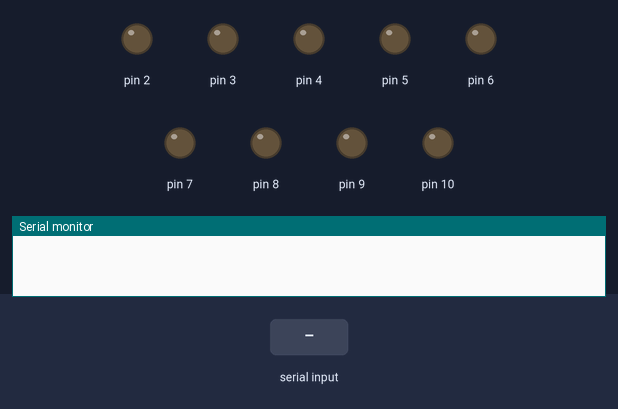
The sketch below on a simulated Arduino Uno, built with avr-gcc and run on an emulated ATmega328P. Shown: output pins drawn as LEDs (lit = HIGH), the last lines printed to the serial monitor. The test bench sets the inputs (shaded band).

Above: at 1.2 s.
1.3 s: "1" received over Serial
At 1.6 s:
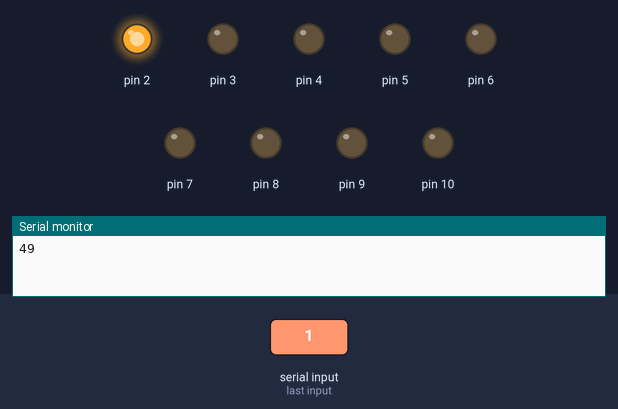
2.8 s: "2" received over Serial
At 3.9 s:
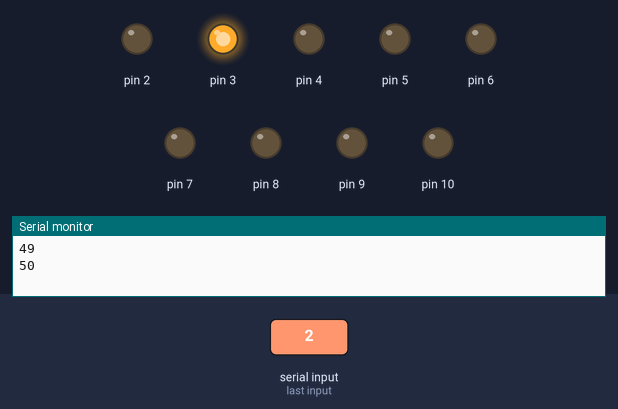
4.3 s: "3" received over Serial
At 5.1 s:
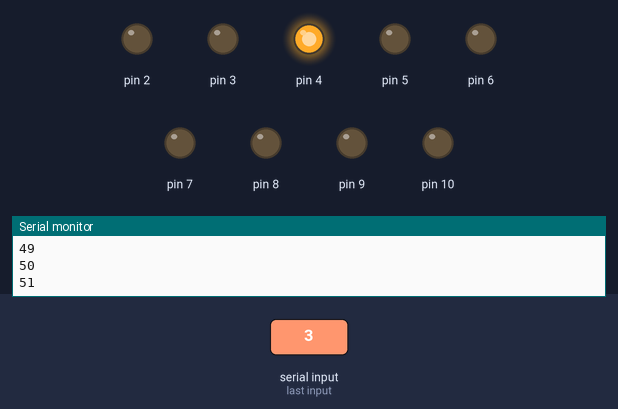
5.8 s: "4" received over Serial
At 6.2 s:
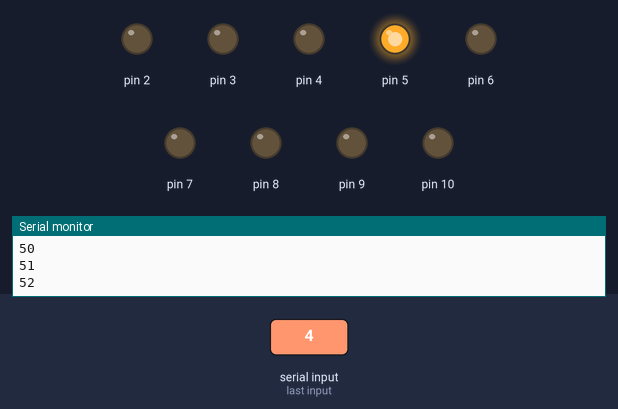
7.3 s: "5" received over Serial
At 8.5 s:
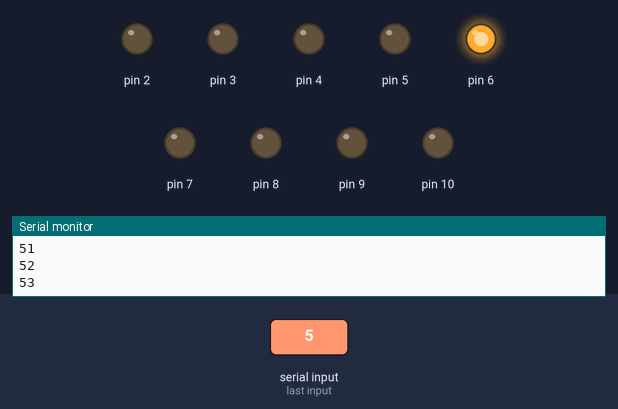
8.8 s: "6" received over Serial
At 9.7 s:
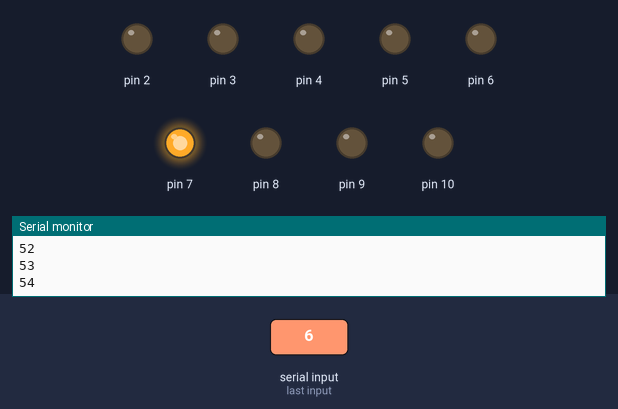
Timing chart, 0 to 11.3 s (numbered marks = the images above; inputs shaded):
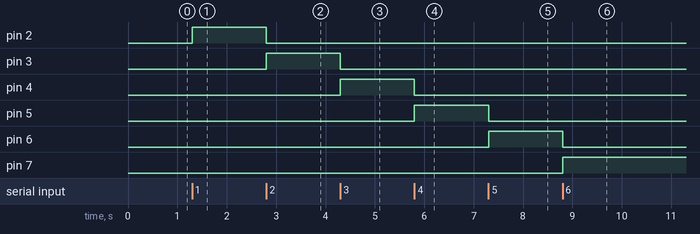

The sketch:

ARDUINO_KOD.ino
```cpp
void setup() {


pinMode(2,OUTPUT);
pinMode(3,OUTPUT);
pinMode(4,OUTPUT);
pinMode(5,OUTPUT);
pinMode(6,OUTPUT);
pinMode(7,OUTPUT);
pinMode(8,OUTPUT);
pinMode(9,OUTPUT);
pinMode(10,OUTPUT);


Serial.begin(9600);

}

void loop() {


if(Serial.available())

{int x= Serial.read();

if (x=='1'){digitalWrite(2,HIGH);}
else {digitalWrite(2,LOW);}

if(x=='2'){digitalWrite(3,HIGH);}
else {digitalWrite(3,LOW);}

if(x=='3'){digitalWrite(4,HIGH);}
else {digitalWrite(4,LOW);}

if(x=='4'){digitalWrite(5,HIGH);}
else {digitalWrite(5,LOW);}

if(x=='5'){digitalWrite(6,HIGH);}
else {digitalWrite(6,LOW);}

if(x=='6'){digitalWrite(7,HIGH);}
else {digitalWrite(7,LOW);}

if(x=='7'){digitalWrite(8,HIGH);}
else {digitalWrite(8,LOW);}

if(x=='8'){digitalWrite(9,HIGH);}
else {digitalWrite(9,LOW);}

if(x=='9'){digitalWrite(10,HIGH);}
else {digitalWrite(10,LOW);}


if (x=='0')

{digitalWrite(2,LOW);
digitalWrite(3,LOW);
digitalWrite(4,LOW);
digitalWrite(5,LOW);
digitalWrite(6,LOW);
digitalWrite(7,LOW);
digitalWrite(8,LOW);
digitalWrite(9,LOW);
digitalWrite(10,LOW);}
Serial.println(x);


}
}
```

Measured:
- after the input at 1.3 s, pin 2: LOW → HIGH at once
- after the input at 2.8 s, pin 2: HIGH → LOW at once; pin 3: LOW → HIGH at once
- after the input at 4.3 s, pin 3: HIGH → LOW at once; pin 4: LOW → HIGH at once
- after the input at 5.8 s, pin 4: HIGH → LOW at once; pin 5: LOW → HIGH at once
- after the input at 7.3 s, pin 5: HIGH → LOW at once; pin 6: LOW → HIGH at once
- after the input at 8.8 s, pin 6: HIGH → LOW at once; pin 7: LOW → HIGH at once
